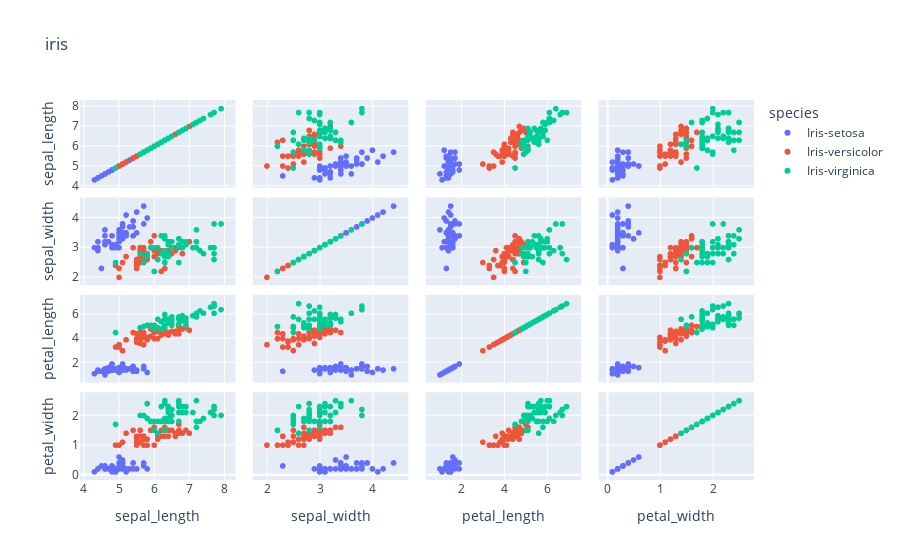

Notebook code cell kept with this figure:
### Code cell
px.scatter_matrix(iris, color='species', title='iris', dimensions=['sepal_length', 'sepal_width', 'petal_length', 'petal_width'])

### Figure 1 — Plotly figure (JSON) as saved in the notebook; plotly's stock layout.template omitted (floating-point values rounded to 4 significant figures)
{"data": [{"dimensions": [{"axis": {"matches": true}, "label": "sepal_length", "values": [4.9, 4.7, 4.6, 5, 5.4, 4.6, 5, 4.4, 4.9, 5.4, 4.8, 4.8, 4.3, 5.8, 5.7, 5.4, 5.1, 5.7, 5.1, 5.4, 5.1, 4.6, 5.1, 4.8, 5, 5, 5.2, 5.2, 4.7, 4.8, 5.4, 5.2, 5.5, 4.9, 5, 5.5, 4.9, 4.4, 5.1, 5, 4.5, 4.4, 5, 5.1, 4.8, 5.1, 4.6, 5.3, 5]}, {"axis": {"matches": true}, "label": "sepal_width", "values": [3, 3.2, 3.1, 3.6, 3.9, 3.4, 3.4, 2.9, 3.1, 3.7, 3.4, 3, 3, 4, 4.4, 3.9, 3.5, 3.8, 3.8, 3.4, 3.7, 3.6, 3.3, 3.4, 3, 3.4, 3.5, 3.4, 3.2, 3.1, 3.4, 4.1, 4.2, 3.1, 3.2, 3.5, 3.1, 3, 3.4, 3.5, 2.3, 3.2, 3.5, 3.8, 3, 3.8, 3.2, 3.7, 3.3]}, {"axis": {"matches": true}, "label": "petal_length", "values": [1.4, 1.3, 1.5, 1.4, 1.7, 1.4, 1.5, 1.4, 1.5, 1.5, 1.6, 1.4, 1.1, 1.2, 1.5, 1.3, 1.4, 1.7, 1.5, 1.7, 1.5, 1, 1.7, 1.9, 1.6, 1.6, 1.5, 1.4, 1.6, 1.6, 1.5, 1.5, 1.4, 1.5, 1.2, 1.3, 1.5, 1.3, 1.5, 1.3, 1.3, 1.3, 1.6, 1.9, 1.4, 1.6, 1.4, 1.5, 1.4]}, {"axis": {"matches": true}, "label": "petal_width", "values": [0.2, 0.2, 0.2, 0.2, 0.4, 0.3, 0.2, 0.2, 0.1, 0.2, 0.2, 0.1, 0.1, 0.2, 0.4, 0.4, 0.3, 0.3, 0.3, 0.2, 0.4, 0.2, 0.5, 0.2, 0.2, 0.4, 0.2, 0.2, 0.2, 0.2, 0.4, 0.1, 0.2, 0.1, 0.2, 0.2, 0.1, 0.2, 0.2, 0.3, 0.3, 0.2, 0.6, 0.4, 0.3, 0.2, 0.2, 0.2, 0.2]}], "hovertemplate": "species=Iris-setosa<br>%{xaxis.title.text}=%{x}<br>%{yaxis.title.text}=%{y}<extra></extra>", "legendgroup": "Iris-setosa", "marker": {"color": "#636efa", "symbol": "circle"}, "name": "Iris-setosa", "showlegend": true, "type": "splom"}, {"dimensions": [{"axis": {"matches": true}, "label": "sepal_length", "values": [7, 6.4, 6.9, 5.5, 6.5, 5.7, 6.3, 4.9, 6.6, 5.2, 5, 5.9, 6, 6.1, 5.6, 6.7, 5.6, 5.8, 6.2, 5.6, 5.9, 6.1, 6.3, 6.1, 6.4, 6.6, 6.8, 6.7, 6, 5.7, 5.5, 5.5, 5.8, 6, 5.4, 6, 6.7, 6.3, 5.6, 5.5, 5.5, 6.1, 5.8, 5, 5.6, 5.7, 5.7, 6.2, 5.1, 5.7]}, {"axis": {"matches": true}, "label": "sepal_width", "values": [3.2, 3.2, 3.1, 2.3, 2.8, 2.8, 3.3, 2.4, 2.9, 2.7, 2, 3, 2.2, 2.9, 2.9, 3.1, 3, 2.7, 2.2, 2.5, 3.2, 2.8, 2.5, 2.8, 2.9, 3, 2.8, 3, 2.9, 2.6, 2.4, 2.4, 2.7, 2.7, 3, 3.4, 3.1, 2.3, 3, 2.5, 2.6, 3, 2.6, 2.3, 2.7, 3, 2.9, 2.9, 2.5, 2.8]}, {"axis": {"matches": true}, "label": "petal_length", "values": [4.7, 4.5, 4.9, 4, 4.6, 4.5, 4.7, 3.3, 4.6, 3.9, 3.5, 4.2, 4, 4.7, 3.6, 4.4, 4.5, 4.1, 4.5, 3.9, 4.8, 4, 4.9, 4.7, 4.3, 4.4, 4.8, 5, 4.5, 3.5, 3.8, 3.7, 3.9, 5.1, 4.5, 4.5, 4.7, 4.4, 4.1, 4, 4.4, 4.6, 4, 3.3, 4.2, 4.2, 4.2, 4.3, 3, 4.1]}, {"axis": {"matches": true}, "label": "petal_width", "values": [1.4, 1.5, 1.5, 1.3, 1.5, 1.3, 1.6, 1, 1.3, 1.4, 1, 1.5, 1, 1.4, 1.3, 1.4, 1.5, 1, 1.5, 1.1, 1.8, 1.3, 1.5, 1.2, 1.3, 1.4, 1.4, 1.7, 1.5, 1, 1.1, 1, 1.2, 1.6, 1.5, 1.6, 1.5, 1.3, 1.3, 1.3, 1.2, 1.4, 1.2, 1, 1.3, 1.2, 1.3, 1.3, 1.1, 1.3]}], "hovertemplate": "species=Iris-versicolor<br>%{xaxis.title.text}=%{x}<br>%{yaxis.title.text}=%{y}<extra></extra>", "legendgroup": "Iris-versicolor", "marker": {"color": "#EF553B", "symbol": "circle"}, "name": "Iris-versicolor", "showlegend": true, "type": "splom"}, {"dimensions": [{"axis": {"matches": true}, "label": "sepal_length", "values": [6.3, 5.8, 7.1, 6.3, 6.5, 7.6, 4.9, 7.3, 6.7, 7.2, 6.5, 6.4, 6.8, 5.7, 5.8, 6.4, 6.5, 7.7, 7.7, 6, 6.9, 5.6, 7.7, 6.3, 6.7, 7.2, 6.2, 6.1, 6.4, 7.2, 7.4, 7.9, 6.4, 6.3, 6.1, 7.7, 6.3, 6.4, 6, 6.9, 6.7, 6.9, 5.8, 6.8, 6.7, 6.7, 6.3, 6.5, 6.2, 5.9]}, {"axis": {"matches": true}, "label": "sepal_width", "values": [3.3, 2.7, 3, 2.9, 3, 3, 2.5, 2.9, 2.5, 3.6, 3.2, 2.7, 3, 2.5, 2.8, 3.2, 3, 3.8, 2.6, 2.2, 3.2, 2.8, 2.8, 2.7, 3.3, 3.2, 2.8, 3, 2.8, 3, 2.8, 3.8, 2.8, 2.8, 2.6, 3, 3.4, 3.1, 3, 3.1, 3.1, 3.1, 2.7, 3.2, 3.3, 3, 2.5, 3, 3.4, 3]}, {"axis": {"matches": true}, "label": "petal_length", "values": [6, 5.1, 5.9, 5.6, 5.8, 6.6, 4.5, 6.3, 5.8, 6.1, 5.1, 5.3, 5.5, 5, 5.1, 5.3, 5.5, 6.7, 6.9, 5, 5.7, 4.9, 6.7, 4.9, 5.7, 6, 4.8, 4.9, 5.6, 5.8, 6.1, 6.4, 5.6, 5.1, 5.6, 6.1, 5.6, 5.5, 4.8, 5.4, 5.6, 5.1, 5.1, 5.9, 5.7, 5.2, 5, 5.2, 5.4, 5.1]}, {"axis": {"matches": true}, "label": "petal_width", "values": [2.5, 1.9, 2.1, 1.8, 2.2, 2.1, 1.7, 1.8, 1.8, 2.5, 2, 1.9, 2.1, 2, 2.4, 2.3, 1.8, 2.2, 2.3, 1.5, 2.3, 2, 2, 1.8, 2.1, 1.8, 1.8, 1.8, 2.1, 1.6, 1.9, 2, 2.2, 1.5, 1.4, 2.3, 2.4, 1.8, 1.8, 2.1, 2.4, 2.3, 1.9, 2.3, 2.5, 2.3, 1.9, 2, 2.3, 1.8]}], "hovertemplate": "species=Iris-virginica<br>%{xaxis.title.text}=%{x}<br>%{yaxis.title.text}=%{y}<extra></extra>", "legendgroup": "Iris-virginica", "marker": {"color": "#00cc96", "symbol": "circle"}, "name": "Iris-virginica", "showlegend": true, "type": "splom"}], "layout": {"legend": {"title": {"text": "species"}, "tracegroupgap": 0}, "title": {"text": "iris"}, "dragmode": "select"}}
